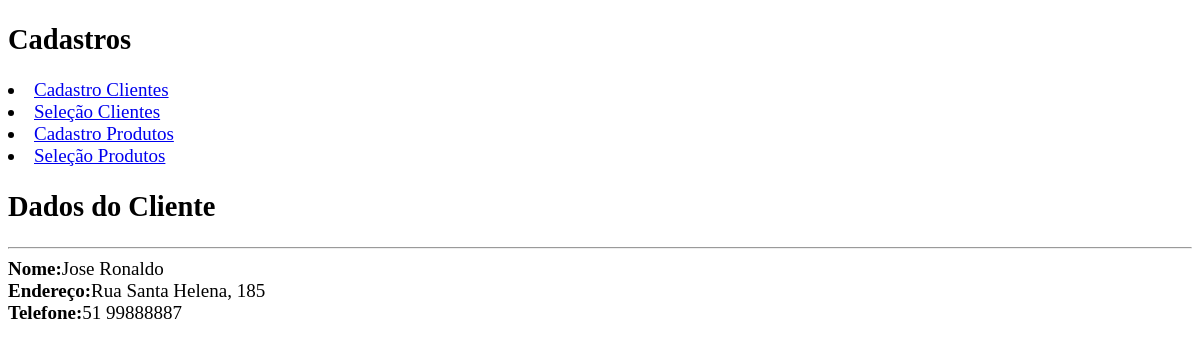
Page /trabalhogb/visualizarClientes.php?id=2 on the committed database.
### tables this page shows
CREATE TABLE `cliente` (
  `id` int(11) NOT NULL,
  `nome` varchar(40) NOT NULL,
  `endereco` varchar(80) NOT NULL,
  `telefone` varchar(15) NOT NULL
);

### trabalhogb/Class/ClassConexao.php (called while the page is built)
<?php
class Conexao {
    public function conectaDB(){
        try {
            $Con= new PDO("mysql:host=localhost;dbname=trabalhogb","root","");
            return $Con;
        } catch (Exception $Erro) {
            return $Erro->getMessage();
        }
    }
}

### trabalhogb/Class/ClassCrud.php (called while the page is built, shortened)
<?php
class ClassCrud extends Conexao
{
    private $Crud;
    private $Contador;
    public function preparedStatements($Query , $Parametros)
    {
        $this->Crud=$this->conectaDB()->prepare($Query);
        if ($this->Contador > 0)
        {
            for ($I = 1; $I <= $this->Contador; $I++)
            {
                $this->Crud->bindValue($I, $Parametros[$I - 1]);
            }
        }
        $this->Crud->execute();
    }
    private function countParametros($Parametros)
    {
        $this->Contador=count($Parametros);
    }
    public  function  selectBD($Campos,$Tabela, $Condicao, $Parametros)
    {
        $this->preparedStatements("select {$Campos} from  {$Tabela} {$Condicao}", $Parametros);
        return $this->Crud;
    }
}

### trabalhogb/visualizarClientes.php (the view)
<?php include("includes/Header.php");
include("Class/ClassCrud.php");
?>
<div class="Content">
    <?php
    $Crud = new ClassCrud();
    $IdCliente = filter_input(INPUT_GET,'id',FILTER_SANITIZE_SPECIAL_CHARS);
    $BFetch=$Crud->selectBD(
        "*",
        "cliente",
        "where id=?",
        array($IdCliente)
    );
    $Fetch=$BFetch->fetch(PDO::FETCH_ASSOC);
    ?>
    <h2>Dados do Cliente</h2>
    <hr>
    <strong>Nome:</strong><?php echo  $Fetch['nome'];?><br>
    <strong>Endereço:</strong><?php echo  $Fetch['endereco'];?><br>
    <strong>Telefone:</strong><?php echo  $Fetch['telefone'];?>
</div>
<?php include("includes/Footer.php");?>

### trabalhogb_v2/style.css (style rules this page uses)
body { font-size: 19px; }

### rows in the picture
cliente: nome "Jose Ronaldo", endereco "Rua Santa Helena, 185", telefone "51 99888887"
